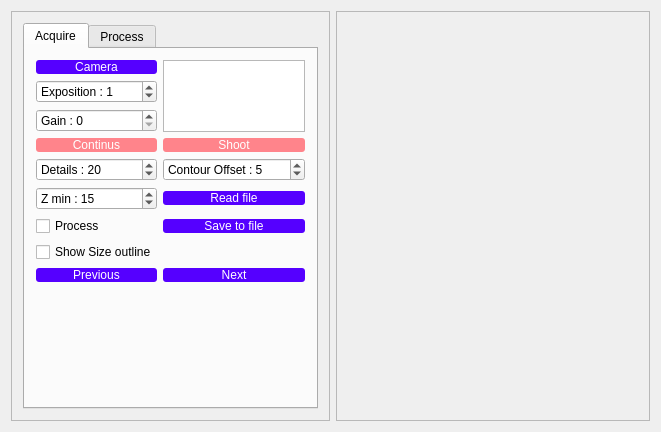
<?xml version="1.0" encoding="UTF-8"?>
<ui version="4.0">
 <class>MainWindow</class>
 <widget class="QMainWindow" name="MainWindow">
  <property name="geometry">
   <rect>
    <x>0</x>
    <y>0</y>
    <width>661</width>
    <height>432</height>
   </rect>
  </property>
  <property name="windowTitle">
   <string>Laser Beam Profiler 2.4 Remy CARISIO</string>
  </property>
  <widget class="QWidget" name="centralWidget">
   <layout class="QGridLayout" name="gridLayout_3">
    <item row="0" column="0">
     <widget class="QFrame" name="frame">
      <property name="sizePolicy">
       <sizepolicy hsizetype="Minimum" vsizetype="Minimum">
        <horstretch>1</horstretch>
        <verstretch>0</verstretch>
       </sizepolicy>
      </property>
      <property name="frameShape">
       <enum>QFrame::StyledPanel</enum>
      </property>
      <property name="frameShadow">
       <enum>QFrame::Raised</enum>
      </property>
      <layout class="QGridLayout" name="gridLayout_2">
       <item row="11" column="0">
        <widget class="QTabWidget" name="tabWidget">
         <property name="sizePolicy">
          <sizepolicy hsizetype="Minimum" vsizetype="Minimum">
           <horstretch>1</horstretch>
           <verstretch>1</verstretch>
          </sizepolicy>
         </property>
         <property name="currentIndex">
          <number>0</number>
         </property>
         <widget class="QWidget" name="AcquireTab">
          <attribute name="title">
           <string>Acquire</string>
          </attribute>
          <layout class="QGridLayout" name="gridLayout_4">
           <item row="1" column="0">
            <widget class="QSpinBox" name="spinBoxExposition">
             <property name="sizePolicy">
              <sizepolicy hsizetype="Preferred" vsizetype="Fixed">
               <horstretch>0</horstretch>
               <verstretch>0</verstretch>
              </sizepolicy>
             </property>
             <property name="suffix">
              <string/>
             </property>
             <property name="prefix">
              <string>Exposition : </string>
             </property>
             <property name="maximum">
              <number>9999</number>
             </property>
             <property name="singleStep">
              <number>1</number>
             </property>
             <property name="value">
              <number>1</number>
             </property>
            </widget>
           </item>
           <item row="10" column="0" colspan="2">
            <widget class="QLabel" name="ImageDisplay">
             <property name="sizePolicy">
              <sizepolicy hsizetype="Preferred" vsizetype="Preferred">
               <horstretch>0</horstretch>
               <verstretch>30</verstretch>
              </sizepolicy>
             </property>
             <property name="text">
              <string/>
             </property>
            </widget>
           </item>
           <item row="3" column="1">
            <widget class="QPushButton" name="pushButton_Shoot">
             <property name="sizePolicy">
              <sizepolicy hsizetype="Preferred" vsizetype="Fixed">
               <horstretch>0</horstretch>
               <verstretch>0</verstretch>
              </sizepolicy>
             </property>
             <property name="styleSheet">
              <string notr="true">QPushButton { font: 11pt &quot;Arial&quot;;background-color: rgb(255, 132, 139); border-radius: 3px; color: rgb(255, 255, 255); } 
QPushButton:hover { background-color: rgb(255, 170, 127); }QPushButton:pressed { background-color: rgb(255, 132, 139);}</string>
             </property>
             <property name="text">
              <string>Shoot</string>
             </property>
            </widget>
           </item>
           <item row="5" column="1">
            <widget class="QPushButton" name="pushButton_ReadFile">
             <property name="sizePolicy">
              <sizepolicy hsizetype="Preferred" vsizetype="Fixed">
               <horstretch>0</horstretch>
               <verstretch>0</verstretch>
              </sizepolicy>
             </property>
             <property name="styleSheet">
              <string notr="true">QPushButton { font: 11pt &quot;Arial&quot;; border-radius: 3px; color: rgb(255, 255, 255);background-color: rgb(85, 0, 255); } 
QPushButton:hover { background-color: rgb(255, 170, 127); }QPushButton:pressed { background-color: rgb(255, 132, 139);}</string>
             </property>
             <property name="text">
              <string>Read file</string>
             </property>
            </widget>
           </item>
           <item row="6" column="1">
            <widget class="QPushButton" name="pushButton_SaveFile">
             <property name="sizePolicy">
              <sizepolicy hsizetype="Preferred" vsizetype="Fixed">
               <horstretch>0</horstretch>
               <verstretch>0</verstretch>
              </sizepolicy>
             </property>
             <property name="styleSheet">
              <string notr="true">QPushButton { font: 11pt &quot;Arial&quot;; border-radius: 3px; color: rgb(255, 255, 255);background-color: rgb(85, 0, 255); } 
QPushButton:hover { background-color: rgb(255, 170, 127); }QPushButton:pressed { background-color: rgb(255, 132, 139);}</string>
             </property>
             <property name="text">
              <string>Save to file</string>
             </property>
            </widget>
           </item>
           <item row="0" column="1" rowspan="3">
            <widget class="QListWidget" name="listWidgetConfigFile">
             <property name="sizePolicy">
              <sizepolicy hsizetype="Ignored" vsizetype="Expanding">
               <horstretch>0</horstretch>
               <verstretch>0</verstretch>
              </sizepolicy>
             </property>
            </widget>
           </item>
           <item row="9" column="0">
            <widget class="QPushButton" name="pushButton_Previous">
             <property name="sizePolicy">
              <sizepolicy hsizetype="Preferred" vsizetype="Fixed">
               <horstretch>0</horstretch>
               <verstretch>0</verstretch>
              </sizepolicy>
             </property>
             <property name="styleSheet">
              <string notr="true">QPushButton { font: 11pt &quot;Arial&quot;; border-radius: 3px; color: rgb(255, 255, 255);background-color: rgb(85, 0, 255); } 
QPushButton:hover { background-color: rgb(255, 170, 127); }QPushButton:pressed { background-color: rgb(255, 132, 139);}</string>
             </property>
             <property name="text">
              <string>Previous</string>
             </property>
            </widget>
           </item>
           <item row="4" column="1">
            <widget class="QSpinBox" name="spinBoxContourOffset">
             <property name="enabled">
              <bool>true</bool>
             </property>
             <property name="sizePolicy">
              <sizepolicy hsizetype="Maximum" vsizetype="Fixed">
               <horstretch>0</horstretch>
               <verstretch>0</verstretch>
              </sizepolicy>
             </property>
             <property name="suffix">
              <string/>
             </property>
             <property name="prefix">
              <string>Contour Offset : </string>
             </property>
             <property name="minimum">
              <number>1</number>
             </property>
             <property name="maximum">
              <number>9999</number>
             </property>
             <property name="singleStep">
              <number>1</number>
             </property>
             <property name="value">
              <number>5</number>
             </property>
            </widget>
           </item>
           <item row="8" column="0">
            <widget class="QCheckBox" name="checkBoxShowSize">
             <property name="sizePolicy">
              <sizepolicy hsizetype="Maximum" vsizetype="Fixed">
               <horstretch>0</horstretch>
               <verstretch>0</verstretch>
              </sizepolicy>
             </property>
             <property name="text">
              <string>Show Size outline</string>
             </property>
            </widget>
           </item>
           <item row="2" column="0">
            <widget class="QSpinBox" name="spinBoxGain">
             <property name="sizePolicy">
              <sizepolicy hsizetype="Preferred" vsizetype="Fixed">
               <horstretch>0</horstretch>
               <verstretch>0</verstretch>
              </sizepolicy>
             </property>
             <property name="suffix">
              <string/>
             </property>
             <property name="prefix">
              <string>Gain : </string>
             </property>
             <property name="maximum">
              <number>9999</number>
             </property>
             <property name="singleStep">
              <number>1</number>
             </property>
             <property name="value">
              <number>0</number>
             </property>
            </widget>
           </item>
           <item row="3" column="0">
            <widget class="QPushButton" name="pushButton_Continus">
             <property name="sizePolicy">
              <sizepolicy hsizetype="Preferred" vsizetype="Minimum">
               <horstretch>0</horstretch>
               <verstretch>0</verstretch>
              </sizepolicy>
             </property>
             <property name="styleSheet">
              <string notr="true">QPushButton { font: 11pt &quot;Arial&quot;;background-color: rgb(255, 132, 139); border-radius: 3px; color: rgb(255, 255, 255); } 
QPushButton:hover { background-color: rgb(255, 170, 127); }QPushButton:pressed { background-color: rgb(255, 132, 139);}</string>
             </property>
             <property name="text">
              <string>Continus</string>
             </property>
            </widget>
           </item>
           <item row="4" column="0">
            <widget class="QSpinBox" name="spinBoxBlur">
             <property name="enabled">
              <bool>true</bool>
             </property>
             <property name="sizePolicy">
              <sizepolicy hsizetype="Preferred" vsizetype="Minimum">
               <horstretch>0</horstretch>
               <verstretch>0</verstretch>
              </sizepolicy>
             </property>
             <property name="suffix">
              <string/>
             </property>
             <property name="prefix">
              <string>Details : </string>
             </property>
             <property name="minimum">
              <number>1</number>
             </property>
             <property name="maximum">
              <number>9999</number>
             </property>
             <property name="singleStep">
              <number>2</number>
             </property>
             <property name="value">
              <number>20</number>
             </property>
            </widget>
           </item>
           <item row="0" column="0">
            <widget class="QPushButton" name="pushButton_open">
             <property name="sizePolicy">
              <sizepolicy hsizetype="Preferred" vsizetype="Fixed">
               <horstretch>0</horstretch>
               <verstretch>0</verstretch>
              </sizepolicy>
             </property>
             <property name="styleSheet">
              <string notr="true">QPushButton { font: 11pt &quot;Arial&quot;; border-radius: 3px; color: rgb(255, 255, 255);background-color: rgb(85, 0, 255); } 
QPushButton:hover { background-color: rgb(255, 170, 127); }QPushButton:pressed { background-color: rgb(255, 132, 139);}</string>
             </property>
             <property name="text">
              <string>Camera</string>
             </property>
            </widget>
           </item>
           <item row="5" column="0">
            <widget class="QSpinBox" name="spinBoxZmin">
             <property name="sizePolicy">
              <sizepolicy hsizetype="Preferred" vsizetype="Minimum">
               <horstretch>0</horstretch>
               <verstretch>0</verstretch>
              </sizepolicy>
             </property>
             <property name="suffix">
              <string/>
             </property>
             <property name="prefix">
              <string>Z min : </string>
             </property>
             <property name="maximum">
              <number>255</number>
             </property>
             <property name="singleStep">
              <number>1</number>
             </property>
             <property name="value">
              <number>15</number>
             </property>
            </widget>
           </item>
           <item row="6" column="0">
            <widget class="QCheckBox" name="Process">
             <property name="sizePolicy">
              <sizepolicy hsizetype="Preferred" vsizetype="Fixed">
               <horstretch>0</horstretch>
               <verstretch>0</verstretch>
              </sizepolicy>
             </property>
             <property name="text">
              <string>Process</string>
             </property>
             <property name="checked">
              <bool>false</bool>
             </property>
            </widget>
           </item>
           <item row="9" column="1">
            <widget class="QPushButton" name="pushButton_Next">
             <property name="sizePolicy">
              <sizepolicy hsizetype="Preferred" vsizetype="Fixed">
               <horstretch>0</horstretch>
               <verstretch>0</verstretch>
              </sizepolicy>
             </property>
             <property name="styleSheet">
              <string notr="true">QPushButton { font: 11pt &quot;Arial&quot;; border-radius: 3px; color: rgb(255, 255, 255);background-color: rgb(85, 0, 255); } 
QPushButton:hover { background-color: rgb(255, 170, 127); }QPushButton:pressed { background-color: rgb(255, 132, 139);}</string>
             </property>
             <property name="text">
              <string>Next</string>
             </property>
            </widget>
           </item>
           <item row="8" column="1">
            <widget class="QLabel" name="labelBeamSize">
             <property name="text">
              <string/>
             </property>
            </widget>
           </item>
          </layout>
         </widget>
         <widget class="QWidget" name="ProcessTab">
          <attribute name="title">
           <string>Process</string>
          </attribute>
          <layout class="QGridLayout" name="gridLayout_6">
           <item row="2" column="0">
            <widget class="QCheckBox" name="checkBoxLog">
             <property name="layoutDirection">
              <enum>Qt::RightToLeft</enum>
             </property>
             <property name="text">
              <string>Log</string>
             </property>
            </widget>
           </item>
           <item row="2" column="1">
            <widget class="QLineEdit" name="lineEditID">
             <property name="text">
              <string>Place log file name here</string>
             </property>
            </widget>
           </item>
           <item row="3" column="0" colspan="2">
            <widget class="QTextBrowser" name="textBrowser">
             <property name="sizePolicy">
              <sizepolicy hsizetype="Ignored" vsizetype="Expanding">
               <horstretch>0</horstretch>
               <verstretch>1</verstretch>
              </sizepolicy>
             </property>
             <property name="minimumSize">
              <size>
               <width>0</width>
               <height>0</height>
              </size>
             </property>
            </widget>
           </item>
           <item row="1" column="1">
            <widget class="QPushButton" name="pushButton_Zero">
             <property name="sizePolicy">
              <sizepolicy hsizetype="Preferred" vsizetype="Fixed">
               <horstretch>0</horstretch>
               <verstretch>0</verstretch>
              </sizepolicy>
             </property>
             <property name="styleSheet">
              <string notr="true">QPushButton { font: 11pt &quot;Arial&quot;;background-color: rgb(255, 132, 139); border-radius: 3px; color: rgb(255, 255, 255); } 
QPushButton:hover { background-color: rgb(255, 170, 127); }QPushButton:pressed { background-color: rgb(255, 132, 139);}</string>
             </property>
             <property name="text">
              <string>Absolute</string>
             </property>
            </widget>
           </item>
          </layout>
         </widget>
        </widget>
       </item>
      </layout>
     </widget>
    </item>
    <item row="0" column="1">
     <widget class="QFrame" name="frameGraph">
      <property name="sizePolicy">
       <sizepolicy hsizetype="Minimum" vsizetype="Minimum">
        <horstretch>4</horstretch>
        <verstretch>1</verstretch>
       </sizepolicy>
      </property>
      <property name="frameShape">
       <enum>QFrame::StyledPanel</enum>
      </property>
      <property name="frameShadow">
       <enum>QFrame::Raised</enum>
      </property>
      <layout class="QGridLayout" name="gridLayout"/>
     </widget>
    </item>
   </layout>
  </widget>
 </widget>
 <layoutdefault spacing="6" margin="11"/>
 <resources/>
 <connections/>
</ui>
